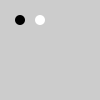
Frame 1 (no input)
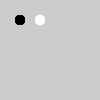
Frame 60 (the mouse pressed at the canvas centre just before this capture)
Frame 120 (the mouse held since frame 60 and released just before this capture): identical to frame 60, image omitted

The Processing sketch that drew these frames (run headless with seeded random() and noise(); from frame 60 on, the mouse is pressed at the canvas centre):

// Processing sketch: Dambord
// ── Dambord.pde
Damsteen[] stenen = new Damsteen[2];
void setup() {
  stenen[0] = new Damsteen(20.0, 20.0, 10.0, 0, 0, 0);
  stenen[1] = new Damsteen(40.0, 20.0, 10.0, 255, 255, 255);
}

void draw() {
  for (Damsteen steen : stenen) {
    Color kleur = steen.kleur;
    fill(kleur.r, kleur.g, kleur.b );
    noStroke();
    ellipse(steen.x, steen.y, steen.radius, steen.radius);
  }
}

class Damsteen {
  Damsteen(float x, float y, float radius, float r, float g, float b) {
    this. x = x;
    this.y = y;
    this.radius = radius;
    this.kleur = new Color(r, g, b);
  }
  float x;
  float y;
  Color kleur;
  float radius;
}

class Color {
  Color(float r, float g, float b) {
    this.r = r;
    this.g = g;
    this.b = b;
  }
  float r;
  float g;
  float b;
}
